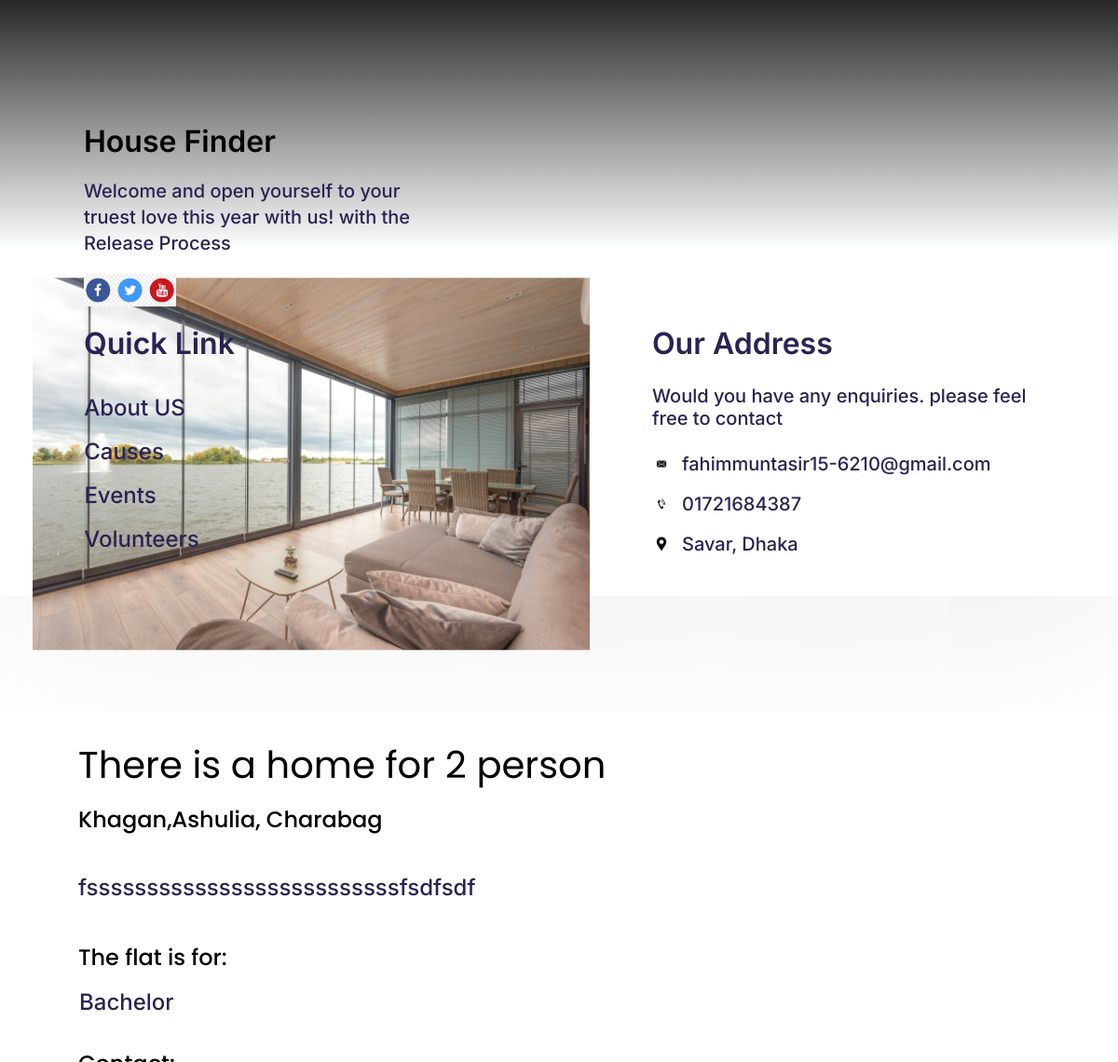
Page /product_page/1/ on the committed database.
### houseFinderApp/models.py (models this page shows, shortened)
class user_details(models.Model):
    user = models.OneToOneField(User, on_delete=models.CASCADE)
    product_pic = models.ImageField(upload_to="product_image", null=True, blank=True )
    product_contact = models.IntegerField(null=True, blank=True)
    product_address = models.CharField(max_length=100,null=True, blank=True)
    product_description = models.CharField(max_length=500, null=True, blank=True)
    product_price = models.IntegerField(null=True, blank=True)
    product_title = models.CharField(max_length=500, null=True, blank=True)
    require = models.CharField(max_length=100,null=True, blank=True)
    if_posted = models.IntegerField(null=True, blank=True)
    date = models.DateField(null=True, blank=True)
    address = models.CharField(max_length=200, null=True, blank=True)
    gender = models.CharField(max_length=100,null=True, blank=True)
    description = models.CharField(max_length=500, null=True, blank=True)
    dp = models.ImageField(upload_to="dp_image", null=True, blank=True )

### houseFinderApp/views.py (the view)
# urls.py: path('product_page/<id>/',product_page,name='product_page'),
def product_page(request,id):
    product = user_details.objects.get(id=id)
    context = {'product' : product}
    return render(request, 'product-page.html', context)

### houseFinderApp/templates/product-page.html (shortened to what this page needs)
<!DOCTYPE html>
<html>
  <head>
    {%load static%}
    <link rel="stylesheet" href="{% static 'global.css'%}" />
    <link rel="stylesheet" href="{% static 'product-page.css'%}" />
  </head>
  <body>
    <div class="product-page">
      <section class="header">
        <div class="rectangle-parent34">
          <div class="frame-child88"></div>
        </div>
        <div class="wrapper-rectangle-6-parent">
          <div class="wrapper-rectangle-6">
            <img
              class="wrapper-rectangle-6-child"
              loading="lazy"
              alt=""
              src="/media/{{product.product_pic}}"
              style="width: 500px;"
            />
          </div>
          <div class="contact-info">
            <div class="wonderful-flat-for-2-person-parent">
              <h2 class="wonderful-flat-for">{{product.product_title}}</h2>
              <div class="charabag-ashulia-dhaka">{{product.product_address}}</div>
            </div>
            <div class="it-is-long-established-fact-th-wrapper" style="width: 800px;">
              <div class="it-is-long-container1">
                <p class="it-is-long1">
                  {{product.product_description}}
                </p>
              </div>
            </div>
            <div class="the-flat-is-for-parent">
              <div class="the-flat-is">The flat is for:</div>
              <div class="everyone-wrapper">
                <div class="everyone">{{product.require}}</div>
              </div>
            </div>
            <div class="contact1">Contact:</div>
          </div>
        </div>
      </section>
      <footer class="footer">
        <div class="footer-content">
          <div class="house-finder-parent">
            <div class="house-finder"><a href="/" style="text-decoration: none; color: black;">House Finder</a></div>
            <div class="welcome-and-open-container1">
              <p class="welcome-and-open1">Welcome and open yourself to your</p>
              <p class="truest-love-this1">
                truest love this year with us! with the
              </p>
              <p class="release-process1">Release Process</p>
            </div>
            <img
              class="frame-child89"
              loading="lazy"
              alt=""
              src="public/links.png"
              style="height: auto;"
            />
          </div>
          <div class="frame-parent59">
            <div class="quick-link-group">
              <div class="quick-link1">Quick Link</div>
              <div class="link-list">
                <div class="about-us1">About US</div>
                <div class="causes1">Causes</div>
                <div class="events1">Events</div>
                <div class="volunteers1">Volunteers</div>
              </div>
            </div>
            <div class="our-address-group">
              <div class="our-address1">Our Address</div>
              <div class="would-you-have-container1">
                <p class="would-you-have1">
                  Would you have any enquiries. please feel
                </p>
                <p class="free-to-contact1">free to contact</p>
              </div>
              <div class="contact-details">
                <div class="contact-icons">
                  <img
                    class="icons"
                    loading="lazy"
                    alt=""
                    src="{% static 'public/mail.png'%}"
                    style="height: auto;"
                  />
                  <div class="nomanabdullah688gmailcom1">
                    fahimmuntasir15-6210@gmail.com
                  </div>
                </div>
                <div class="group-parent2">
                  <img
                    class="group-icon4"
                    loading="lazy"
                    alt=""
                    src="{% static 'public/phone.png'%}"
                  />
                  <div class="placeholder">01721684387</div>
                </div>
                <div class="contact-icons1">
                  <img
                    class="zondiconslocation1"
                    loading="lazy"
                    alt=""
                    src="{% static 'public/locat.png'%}"
                  />
                  <div class="savar-dhaka1">Savar, Dhaka</div>
                </div>
              </div>
            </div>
          </div>
        </div>
      </footer>
    </div>
  </body>
</html>

### houseFinderApp/static/global.css (style rules this page uses)
body { margin: 0; line-height: normal; }
:root { --font-inter: Inter; --font-quicksand: Quicksand; --font-hind-siliguri: "Hind Siliguri"; --font-nunito: Nunito; --font-poppins: Poppins; --font-size-13xl: 32px; --font-size-5xl: 24px; --font-size-lgi: 19px; --font-size-lg: 18px; --font-size-29xl: 48px; --font-size-10xl: 29px; --font-size-19xl: 38px; --font-size-7xl: 26px; --font-size-xl: 20px; --font-size-base: 16px; --font-size-17xl: 36px; --font-size-3xl: 22px; --font-size-sm-2: 13.2px; --font-size-21xl: 40px; --color-limegreen: #42b72a; --color-green: #299e12; --color-white: #fff; --color-black: #000; --text: #2a2354; --card-border: rgba(45, 76, 145, 0.12); --color-darkslategray-100: #333; --color-darkslategray: #323232; --color-darkgray: #a9adb5; --color-mediumseagreen: #24bb83; --color-mediumslateblue: #9e62ff; --color-mediumslateblue-100: #515fff; --color-blueviolet: #8547e6; --shortest: #6d6e6e; --text1: #030229; --color-gray-300: rgba(0, 0, 0, 0.7); --color-gray-100: rgba(3, 2, 41, 0.7); --color-gray-200: rgba(255, 255, 255, 0.8); --color-gray: rgba(0, 0, 0, 0.2); --color-plum: #c9a8ff; --color-gainsboro: #e1e1e1; --color-gainsboro-100: rgba(217, 217, 217, 0); --color-lightslategray: #8891a1; --color-royalblue-100: #457df6; --color-royalblue-200: rgba(69, 125, 246, 0.3); --color-lightgray: #cfcfcf; --color-silver-200: #bababa; --color-silver-100: #b5b5b5; --gap-22xl: 41px; --gap-4xs: 9px; --gap-3xl-5: 22.5px; --gap-xl: 20px; --gap-19xl-8: 38.8px; --gap-38xl: 57px; --gap-9xl: 28px; --gap-17xl: 36px; --gap-lg: 18px; --gap-16xl: 35px; --gap-mid: 17px; --gap-56xl: 75px; --gap-18xl: 37px; --gap-lgi: 19px; --gap-181xl: 200px; --gap-81xl: 100px; --gap-31xl: 50px; --gap-6xl: 25px; --gap-xs: 12px; --gap-4xl: 23px; --gap-3xl: 22px; --gap-10xl: 29px; --gap-19xl: 38px; --gap-xs-4: 11.4px; --gap-xs-8: 11.8px; --gap-369xl: 388px; --gap-175xl: 194px; --gap-base: 16px; --gap-65xl-3: 84.3px; --gap-23xl: 42px; --gap-2xl-4: 21.4px; --gap-5xl: 24px; --gap-11xs: 2px; --gap-5xs: 8px; --gap-193xl: 212px; --gap-34xl: 53px; --gap-87xl: 106px; --gap-33xl: 52px; --padding-57xl: 76px; --padding-42xl: 61px; --padding-29xl: 48px; --padding-mid: 17px; --padding-xl: 20px; --padding-10xs: 3px; --padding-lgi: 19px; --padding-xs: 12px; --padding-8xs: 5px; --padding-2xl: 21px; --padding-3xs: 10px; --padding-7xl: 26px; --padding-7xs: 6px; --padding-19xl: 38px; --padding-base: 16px; --padding-5xs: 8px; --padding-51xl: 70px; --padding-6xl: 25px; --padding-14xl: 33px; --padding-27xl: 46px; --padding-15xl: 34px; --padding-121xl: 140px; --padding-45xl: 64px; --padding-16xl: 35px; --padding-41xl: 60px; --padding-20xl: 39px; --padding-59xl: 78px; --padding-30xl: 49px; --padding-12xl: 31px; --padding-11xl: 30px; --padding-13xl: 32px; --padding-17xl: 36px; --padding-mini: 15px; --padding-25xl: 44px; --padding-161xl: 180px; --padding-71xl: 90px; --padding-8xl: 27px; --padding-31xl: 50px; --padding-4xs: 9px; --padding-34xl: 53px; --padding-2xs: 11px; --padding-4xs-5: 8.5px; --padding-lgi-4: 19.4px; --padding-sm: 14px; --padding-22xl: 41px; --padding-3xl-6: 22.6px; --padding-4xl: 23px; --padding-smi-5: 12.5px; --padding-5xl: 24px; --padding-18xl-8: 37.8px; --padding-37xl: 56px; --padding-27xl-5: 46.5px; --padding-47xl: 66px; --padding-3xl: 22px; --padding-11xs: 2px; --padding-23xl: 42px; --padding-246xl: 265px; --padding-26xl: 45px; --padding-28xl: 47px; --padding-65xl: 84px; --padding-12xs: 1px; --padding-49xl: 68px; --padding-3xl-7: 22.7px; --padding-9xs: 4px; --padding-smi: 13px; --padding-lg: 18px; --padding-123xl: 142px; --padding-24xl: 43px; --padding-131xl: 150px; --padding-87xl: 106px; --br-6xs: 7px; --br-lg: 18px; --br-4xs: 9px; --br-23xl: 42px; --br-5xs: 8px; --br-3xs: 10px; --br-4xl: 23px; --br-5xl: 24px; --br-xs: 12px; --br-11xl: 30px; --br-31xl: 50px; }

### rows in the picture
user_details: product_pic (picture), product_title "There is a home for 2 person", product_address "Khagan,Ashulia, Charabag", product_description "fssssssssssssssssssssssssssfsdfsdf", require "Bachelor"
